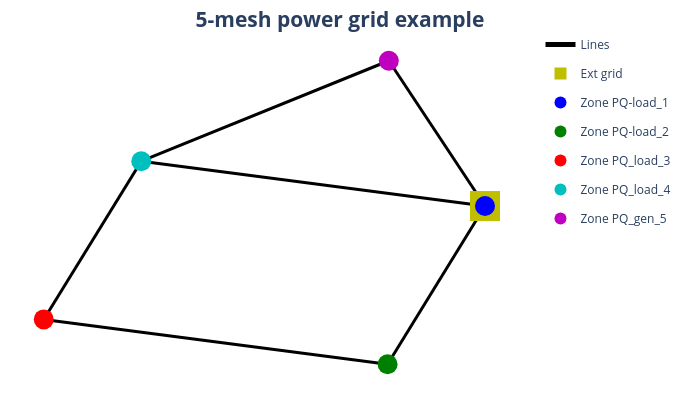

Notebook code cell kept with this figure:
### Markdown cell above
First things first, we check the network in the Excel table named `5-mesh_grid_example` with the following function:

### Code cell
pp_plot.plot_power_network(net=net, plot_title="5-mesh power grid example", filename="5-mesh_grid_example")

### Figure 1 — Plotly figure (JSON) as saved in the notebook; plotly's stock layout.template omitted (floating-point values rounded to 4 significant figures)
{"data": [{"hoverinfo": "text", "legendgroup": "lines", "line": {"color": "rgb(0, 0, 0)", "width": 3}, "mode": "lines", "name": "Lines", "showlegend": true, "text": "line_0", "type": "scatter", "x": [0.7571, 0.5921, 0.427], "y": [-0.01449, -0.597, -1.18]}, {"hoverinfo": "text", "legendgroup": "lines", "line": {"color": "rgb(0, 0, 0)", "width": 3}, "mode": "lines", "name": "Lines", "showlegend": false, "text": "line_1", "type": "scatter", "x": [0.7571, 0.1748, -0.4075], "y": [-0.01449, 0.1505, 0.3155]}, {"hoverinfo": "text", "legendgroup": "lines", "line": {"color": "rgb(0, 0, 0)", "width": 3}, "mode": "lines", "name": "Lines", "showlegend": false, "text": "line_2", "type": "scatter", "x": [0.7571, 0.5941, 0.4312], "y": [-0.01449, 0.5204, 1.055]}, {"hoverinfo": "text", "legendgroup": "lines", "line": {"color": "rgb(0, 0, 0)", "width": 3}, "mode": "lines", "name": "Lines", "showlegend": false, "text": "line_3", "type": "scatter", "x": [0.427, -0.1554, -0.7378], "y": [-1.18, -1.015, -0.8495]}, {"hoverinfo": "text", "legendgroup": "lines", "line": {"color": "rgb(0, 0, 0)", "width": 3}, "mode": "lines", "name": "Lines", "showlegend": false, "text": "line_4", "type": "scatter", "x": [-0.7378, -0.5726, -0.4075], "y": [-0.8495, -0.267, 0.3155]}, {"hoverinfo": "text", "legendgroup": "lines", "line": {"color": "rgb(0, 0, 0)", "width": 3}, "mode": "lines", "name": "Lines", "showlegend": false, "text": "line_5", "type": "scatter", "x": [-0.4075, 0.01184, 0.4312], "y": [0.3155, 0.6854, 1.055]}, {"hoverinfo": "text", "legendgroup": "lines", "marker": {"color": "rgb(0, 0, 0)", "size": 1, "symbol": "circle"}, "mode": "markers", "name": "edge_center", "showlegend": false, "type": "scatter", "x": [0.5921], "y": [-0.597]}, {"hoverinfo": "text", "marker": {"color": "rgb(191, 191, 0)", "size": 30, "symbol": "square"}, "mode": "markers", "name": "Ext grid", "text": ["ext_grid_0"], "type": "scatter", "x": [0.7571], "y": [-0.01449]}, {"hoverinfo": "text", "marker": {"color": "rgb(0, 0, 255)", "size": 20, "symbol": "circle"}, "mode": "markers", "name": "Zone PQ-load_1", "text": ["bus_1<br>0.4 kV"], "type": "scatter", "x": [0.7571], "y": [-0.01449]}, {"hoverinfo": "text", "marker": {"color": "rgb(0, 128, 0)", "size": 20, "symbol": "circle"}, "mode": "markers", "name": "Zone PQ-load_2", "text": ["bus_2<br>0.4 kV"], "type": "scatter", "x": [0.427], "y": [-1.18]}, {"hoverinfo": "text", "marker": {"color": "rgb(255, 0, 0)", "size": 20, "symbol": "circle"}, "mode": "markers", "name": "Zone PQ_load_3", "text": ["bus_3<br>0.4 kV"], "type": "scatter", "x": [-0.7378], "y": [-0.8495]}, {"hoverinfo": "text", "marker": {"color": "rgb(0, 191, 191)", "size": 20, "symbol": "circle"}, "mode": "markers", "name": "Zone PQ_load_4", "text": ["bus_4<br>0.4 kV"], "type": "scatter", "x": [-0.4075], "y": [0.3155]}, {"hoverinfo": "text", "marker": {"color": "rgb(191, 0, 191)", "size": 20, "symbol": "circle"}, "mode": "markers", "name": "Zone PQ_gen_5", "text": ["bus_5<br>0.4 kV"], "type": "scatter", "x": [0.4312], "y": [1.055]}], "layout": {"font": {"size": 15}, "height": 400, "hovermode": "closest", "legend": {"font": {"size": 12}, "itemsizing": "constant"}, "margin": {"b": 5, "l": 5, "r": 5, "t": 30}, "paper_bgcolor": "white", "plot_bgcolor": "white", "showlegend": true, "title": {"text": "<b>5-mesh power grid example<b>", "x": 0.5, "xanchor": "center", "y": 0.97, "yanchor": "top"}, "width": 680, "xaxis": {"showgrid": false, "showticklabels": false, "tickfont": {"family": "Arial Black", "size": 12}, "title": {"font": {"size": 12}}, "zeroline": false}, "yaxis": {"showgrid": false, "showticklabels": false, "tickfont": {"family": "Arial Black", "size": 12}, "title": {"font": {"size": 12}}, "zeroline": false}}}
